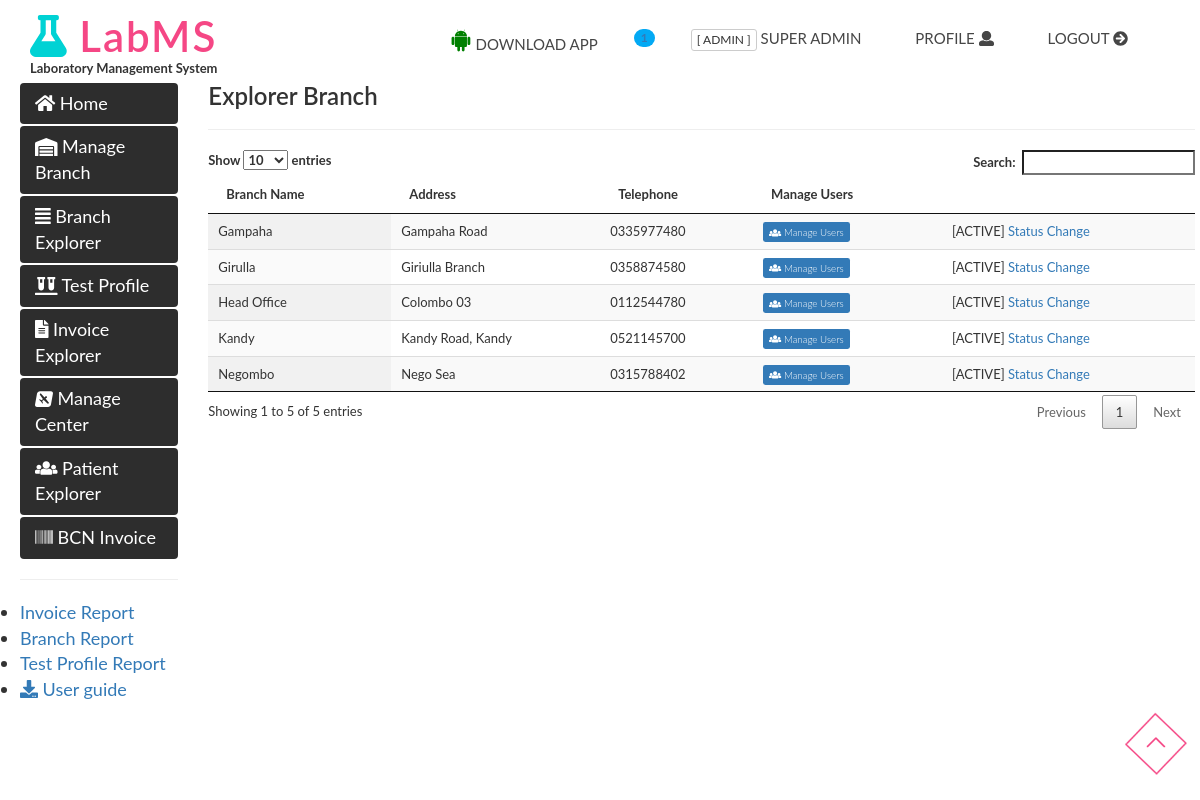
Page /branch_explorer.php (signed in) on the committed database.
### tables this page shows
CREATE TABLE `lb_branch` (
  `id` int(5) NOT NULL AUTO_INCREMENT,
  `branch_name` varchar(100) DEFAULT NULL,
  `address` varchar(200) DEFAULT NULL,
  `telephone` varchar(50) DEFAULT NULL,
  `status_code` varchar(10) DEFAULT 'ACTIVE',
  `created_user` int(5) DEFAULT NULL,
  `created_datetime` timestamp NOT NULL DEFAULT CURRENT_TIMESTAMP,
  PRIMARY KEY (`id`),
  UNIQUE KEY `NewIndex1` (`branch_name`),
  KEY `FK_lb_branch_status` (`status_code`)
);

### model/DB.php (called while the page is built, shortened)
<?php
function getDBConnection() {
    $servername = "localhost";
    $username = "root";
    $password = "123";
    $db = "lab_db";
    $conn = mysqli_connect($servername, $username, $password, $db);
    if (!$conn) {
        die("Connection failed: " . mysqli_connect_error());
    } else {
        return $conn;
    }
}
function getData($sql) {
    $conn = getDBConnection();
    $result = mysqli_query($conn, $sql);
    if (mysqli_num_rows($result) > 0) {
        return $result;
    } else {
        return FALSE;
    }
}
?>

### branch_explorer.php (the view, shortened to what this page needs)
<?php
include './model/DB.php';
?>
<!DOCTYPE html>
<html>
    <head>
        <link href="css/bootstrap.css" rel="stylesheet" type="text/css" media="all" />
        <link href="css/style.css" rel="stylesheet" type="text/css" media="all" />
        <link href="css/jquery.dataTables.min.css" rel="stylesheet" type="text/css"/>
    </head>
    <body>
        <div class="header_w3l">
            <div class="container">
                <nav class="navbar navbar-default">
                    <div class="navbar-header">
                        <?php include './_labms.php'; ?>
                    </div>
                    <div class="collapse navbar-collapse" id="bs-example-navbar-collapse-1">
                        <?php include './_top.php'; ?>
                        <div class="clearfix"> </div>
                    </div>
                </nav>
            </div>
        </div>
        <div class="row" style="padding: 5px">
            <div class="col-md-2">
                <?php include './_menu_admin.php'; ?>
            </div>
            <div class="col-md-10">
                <h3>Explorer Branch</h3>
                <hr>
                <table id="example" class="display" cellspacing="0" width="100%">
                    <thead>
                        <tr>
                            <th>Branch Name</th>
                            <th>Address</th>
                            <th>Telephone</th>
                            <th>Manage Users</th>
                            <th></th>
                        </tr>
                    </thead>
                    <tbody>
                        <?php
                        $sql = " SELECT * FROM lb_branch ";
                        $resultx = getData($sql);
                        if ($resultx != FALSE) {
                            while ($row = mysqli_fetch_assoc($resultx)) {
                                ?>
                                <tr>
                                    <td><?= $row['branch_name']; ?></td>
                                    <td><?= $row['address']; ?></td>
                                    <td><?= $row['telephone']; ?></td>
                                    <td><a href="branch_users.php?branch_id=<?= $row['id']; ?>"> <span class="label label-primary"> <i class="fas fa-users"></i>  Manage Users </span></a></td>
                                    <td>[<?= $row['status_code']; ?>]<a href="branch_explorer.php?branch_id=<?= $row['id']; ?>&status=<?= $row['status_code']; ?>"> Status Change</a></td>
                                </tr>
                                <?php
                            }
                        }
                        ?>
                    </tbody>
                </table>
            </div>
        </div>
        <a href="#" id="toTop" style="display: block;"> <span id="toTopHover" style="opacity: 1;"> </span></a>
    </body>
</html>

### css/style.css (style rules this page uses)
html, body { margin:0; font-size: small; font-family: 'Lato', sans-serif; background: #fff; }
body a { text-decoration:none; transition:0.5s all; -webkit-transition:0.5s all; -moz-transition:0.5s all; -o-transition:0.5s all; -ms-transition:0.5s all; }
h1,h2,h3,h4,h5,h6 { margin:0; font-weight: 600; }
#toTop { display: none; text-decoration: none; position: fixed; bottom: 24px; right: 1%; overflow: hidden; z-index: 999; width: 64px; height: 64px; border: none; text-indent: 100%; background: url("../images/arr.png") no-repeat 0px 0px; }
#toTopHover { width: 64px; height: 64px; display: block; overflow: hidden; float: right; opacity: 0; -moz-opacity: 0; filter: alpha(opacity=0); }
.navbar-default { background: none; border: none; margin: 0; }
.header_w3l { padding: 1em 0 0em; }
.label { font-weight: 300 !important; }
.label { padding: 4px 6px; border: none; text-shadow: none; }

### rows in the picture
lb_branch: branch_name "Head Office", address "Colombo 03", telephone "0112544780", status_code "ACTIVE"
lb_branch: branch_name "Negombo", address "Nego Sea", telephone "0315788402", status_code "ACTIVE"
lb_branch: branch_name "Gampaha", address "Gampaha Road", telephone "0335977480", status_code "ACTIVE"
lb_branch: branch_name "Girulla", address "Giriulla Branch", telephone "0358874580", status_code "ACTIVE"
lb_branch: branch_name "Kandy", address "Kandy Road, Kandy", telephone "0521145700", status_code "ACTIVE"

### other values in the picture
$row['cnt'] "1"
$_SESSION['user']['role_code'] "ADMIN"
$_SESSION['user']['frist_name'] "SUPER"
$_SESSION['user']['last_name'] "ADMIN"
